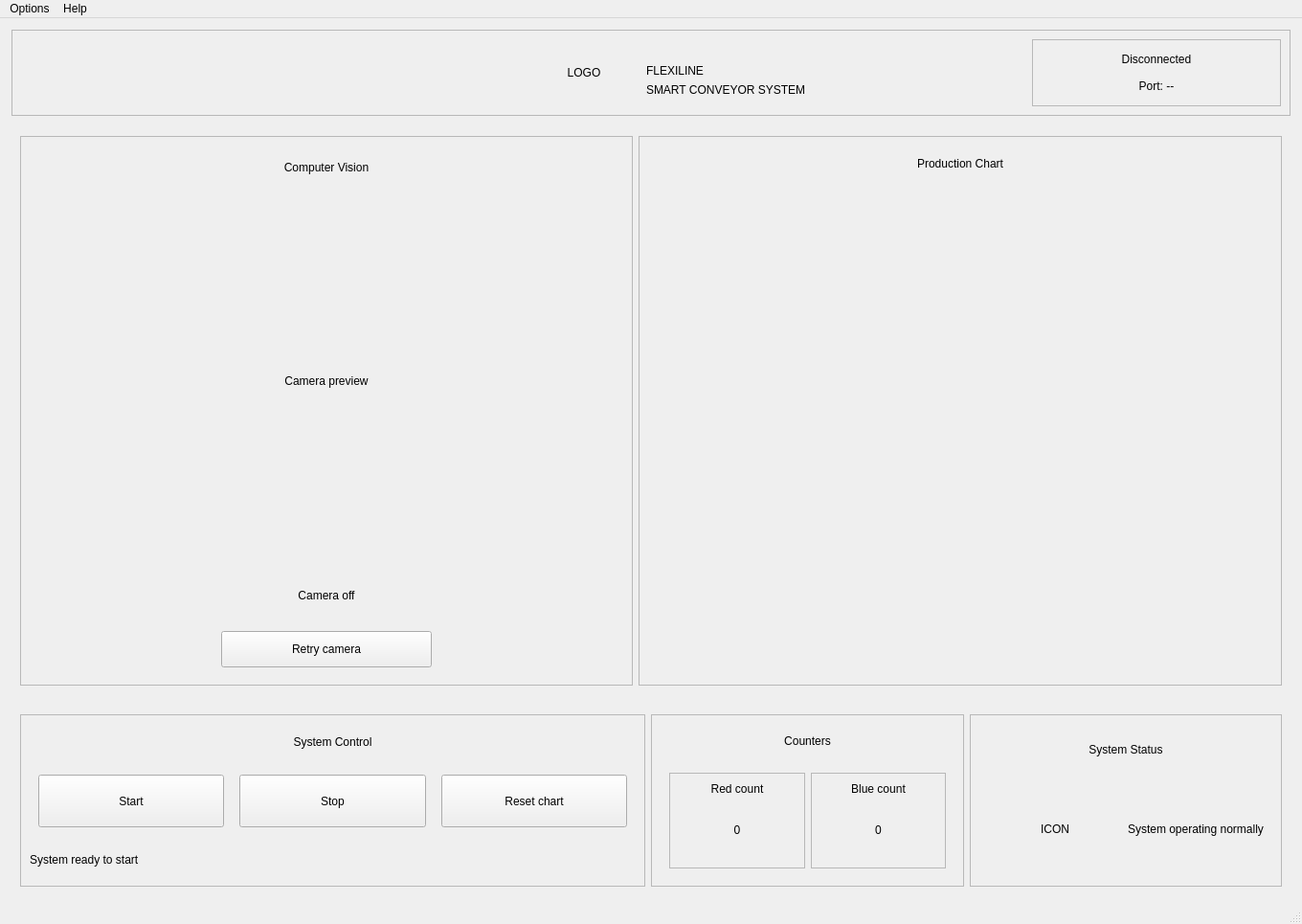
<?xml version="1.0" encoding="UTF-8"?>
<ui version="4.0">
 <class>MainWindow</class>
 <widget class="QMainWindow" name="MainWindow">
  <property name="geometry">
   <rect>
    <x>0</x>
    <y>0</y>
    <width>1330</width>
    <height>965</height>
   </rect>
  </property>
  <property name="windowTitle">
   <string>FlexiLine</string>
  </property>
  <property name="styleSheet">
   <string notr="true"/>
  </property>
  <widget class="QWidget" name="centralwidget">
   <layout class="QVBoxLayout" name="verticalLayout">
    <property name="spacing">
     <number>12</number>
    </property>
    <property name="leftMargin">
     <number>12</number>
    </property>
    <property name="topMargin">
     <number>12</number>
    </property>
    <property name="rightMargin">
     <number>12</number>
    </property>
    <property name="bottomMargin">
     <number>8</number>
    </property>
    <item>
     <widget class="QFrame" name="header_frame">
      <property name="minimumSize">
       <size>
        <width>0</width>
        <height>90</height>
       </size>
      </property>
      <property name="maximumSize">
       <size>
        <width>16777215</width>
        <height>110</height>
       </size>
      </property>
      <property name="frameShape">
       <enum>QFrame::Shape::StyledPanel</enum>
      </property>
      <property name="frameShadow">
       <enum>QFrame::Shadow::Raised</enum>
      </property>
      <layout class="QHBoxLayout" name="horizontalLayout">
       <item>
        <widget class="QWidget" name="header_left_spacer_widget" native="true">
         <property name="minimumSize">
          <size>
           <width>160</width>
           <height>0</height>
          </size>
         </property>
        </widget>
       </item>
       <item>
        <widget class="QWidget" name="header_title_widget" native="true">
         <layout class="QHBoxLayout" name="horizontalLayout_2">
          <property name="leftMargin">
           <number>10</number>
          </property>
          <property name="topMargin">
           <number>0</number>
          </property>
          <property name="rightMargin">
           <number>0</number>
          </property>
          <property name="bottomMargin">
           <number>0</number>
          </property>
          <item>
           <widget class="QLabel" name="logo_label">
            <property name="minimumSize">
             <size>
              <width>100</width>
              <height>70</height>
             </size>
            </property>
            <property name="maximumSize">
             <size>
              <width>100</width>
              <height>90</height>
             </size>
            </property>
            <property name="text">
             <string>LOGO</string>
            </property>
            <property name="alignment">
             <set>Qt::AlignmentFlag::AlignCenter</set>
            </property>
           </widget>
          </item>
          <item>
           <widget class="QWidget" name="title_text_widget" native="true">
            <property name="sizePolicy">
             <sizepolicy hsizetype="Preferred" vsizetype="Preferred">
              <horstretch>0</horstretch>
              <verstretch>0</verstretch>
             </sizepolicy>
            </property>
            <property name="minimumSize">
             <size>
              <width>260</width>
              <height>40</height>
             </size>
            </property>
            <layout class="QVBoxLayout" name="verticalLayout_2">
             <item>
              <widget class="QLabel" name="app_title_label">
               <property name="sizePolicy">
                <sizepolicy hsizetype="Preferred" vsizetype="Preferred">
                 <horstretch>0</horstretch>
                 <verstretch>0</verstretch>
                </sizepolicy>
               </property>
               <property name="minimumSize">
                <size>
                 <width>0</width>
                 <height>0</height>
                </size>
               </property>
               <property name="frameShape">
                <enum>QFrame::Shape::NoFrame</enum>
               </property>
               <property name="text">
                <string>FLEXILINE</string>
               </property>
               <property name="alignment">
                <set>Qt::AlignmentFlag::AlignBottom|Qt::AlignmentFlag::AlignLeading|Qt::AlignmentFlag::AlignLeft</set>
               </property>
              </widget>
             </item>
             <item>
              <widget class="QLabel" name="app_subtitle_label">
               <property name="maximumSize">
                <size>
                 <width>16777215</width>
                 <height>15</height>
                </size>
               </property>
               <property name="text">
                <string>SMART CONVEYOR SYSTEM</string>
               </property>
               <property name="alignment">
                <set>Qt::AlignmentFlag::AlignLeading|Qt::AlignmentFlag::AlignLeft|Qt::AlignmentFlag::AlignTop</set>
               </property>
              </widget>
             </item>
            </layout>
           </widget>
          </item>
         </layout>
        </widget>
       </item>
       <item>
        <widget class="QFrame" name="connection_status_frame">
         <property name="minimumSize">
          <size>
           <width>210</width>
           <height>70</height>
          </size>
         </property>
         <property name="maximumSize">
          <size>
           <width>260</width>
           <height>80</height>
          </size>
         </property>
         <property name="frameShape">
          <enum>QFrame::Shape::StyledPanel</enum>
         </property>
         <property name="frameShadow">
          <enum>QFrame::Shadow::Raised</enum>
         </property>
         <layout class="QVBoxLayout" name="verticalLayout_3">
          <item>
           <widget class="QLabel" name="connection_status_label">
            <property name="text">
             <string>Disconnected</string>
            </property>
            <property name="alignment">
             <set>Qt::AlignmentFlag::AlignCenter</set>
            </property>
           </widget>
          </item>
          <item>
           <widget class="QLabel" name="connection_port_label">
            <property name="text">
             <string>Port: --</string>
            </property>
            <property name="alignment">
             <set>Qt::AlignmentFlag::AlignCenter</set>
            </property>
           </widget>
          </item>
         </layout>
         <zorder>connection_port_label</zorder>
         <zorder>connection_status_label</zorder>
        </widget>
       </item>
      </layout>
     </widget>
    </item>
    <item>
     <widget class="QWidget" name="main_content_widget" native="true">
      <property name="autoFillBackground">
       <bool>false</bool>
      </property>
      <layout class="QGridLayout" name="gridLayout" columnstretch="4,7">
       <item row="0" column="1">
        <widget class="QFrame" name="chart_card">
         <property name="sizePolicy">
          <sizepolicy hsizetype="Expanding" vsizetype="Expanding">
           <horstretch>0</horstretch>
           <verstretch>0</verstretch>
          </sizepolicy>
         </property>
         <property name="frameShape">
          <enum>QFrame::Shape::StyledPanel</enum>
         </property>
         <property name="frameShadow">
          <enum>QFrame::Shadow::Raised</enum>
         </property>
         <layout class="QVBoxLayout" name="verticalLayout_5">
          <property name="spacing">
           <number>8</number>
          </property>
          <property name="leftMargin">
           <number>10</number>
          </property>
          <property name="topMargin">
           <number>10</number>
          </property>
          <property name="rightMargin">
           <number>10</number>
          </property>
          <property name="bottomMargin">
           <number>10</number>
          </property>
          <item>
           <widget class="QLabel" name="chart_title_label">
            <property name="sizePolicy">
             <sizepolicy hsizetype="Preferred" vsizetype="Preferred">
              <horstretch>0</horstretch>
              <verstretch>0</verstretch>
             </sizepolicy>
            </property>
            <property name="minimumSize">
             <size>
              <width>0</width>
              <height>35</height>
             </size>
            </property>
            <property name="maximumSize">
             <size>
              <width>16777215</width>
              <height>45</height>
             </size>
            </property>
            <property name="text">
             <string>Production Chart</string>
            </property>
            <property name="alignment">
             <set>Qt::AlignmentFlag::AlignCenter</set>
            </property>
           </widget>
          </item>
          <item>
           <widget class="QWidget" name="chart_container" native="true">
            <property name="sizePolicy">
             <sizepolicy hsizetype="Expanding" vsizetype="Expanding">
              <horstretch>0</horstretch>
              <verstretch>0</verstretch>
             </sizepolicy>
            </property>
            <property name="minimumSize">
             <size>
              <width>650</width>
              <height>320</height>
             </size>
            </property>
           </widget>
          </item>
         </layout>
        </widget>
       </item>
       <item row="0" column="0">
        <widget class="QFrame" name="camera_card">
         <property name="minimumSize">
          <size>
           <width>640</width>
           <height>480</height>
          </size>
         </property>
         <property name="frameShape">
          <enum>QFrame::Shape::StyledPanel</enum>
         </property>
         <property name="frameShadow">
          <enum>QFrame::Shadow::Raised</enum>
         </property>
         <layout class="QVBoxLayout" name="verticalLayout_4">
          <item>
           <widget class="QLabel" name="camera_title_label">
            <property name="minimumSize">
             <size>
              <width>0</width>
              <height>35</height>
             </size>
            </property>
            <property name="maximumSize">
             <size>
              <width>16777215</width>
              <height>45</height>
             </size>
            </property>
            <property name="text">
             <string>Computer Vision</string>
            </property>
            <property name="alignment">
             <set>Qt::AlignmentFlag::AlignCenter</set>
            </property>
           </widget>
          </item>
          <item>
           <widget class="QWidget" name="camera_preview_container" native="true">
            <property name="sizePolicy">
             <sizepolicy hsizetype="Preferred" vsizetype="Preferred">
              <horstretch>0</horstretch>
              <verstretch>0</verstretch>
             </sizepolicy>
            </property>
            <property name="minimumSize">
             <size>
              <width>520</width>
              <height>390</height>
             </size>
            </property>
            <layout class="QHBoxLayout" name="horizontalLayout_4">
             <item>
              <widget class="QLabel" name="camera_label">
               <property name="sizePolicy">
                <sizepolicy hsizetype="Preferred" vsizetype="Preferred">
                 <horstretch>0</horstretch>
                 <verstretch>0</verstretch>
                </sizepolicy>
               </property>
               <property name="minimumSize">
                <size>
                 <width>320</width>
                 <height>240</height>
                </size>
               </property>
               <property name="maximumSize">
                <size>
                 <width>16777215</width>
                 <height>16777215</height>
                </size>
               </property>
               <property name="frameShape">
                <enum>QFrame::Shape::NoFrame</enum>
               </property>
               <property name="text">
                <string>Camera preview</string>
               </property>
               <property name="alignment">
                <set>Qt::AlignmentFlag::AlignCenter</set>
               </property>
              </widget>
             </item>
            </layout>
           </widget>
          </item>
          <item>
           <widget class="QLabel" name="camera_status_label">
            <property name="minimumSize">
             <size>
              <width>0</width>
              <height>40</height>
             </size>
            </property>
            <property name="text">
             <string>Camera off</string>
            </property>
            <property name="alignment">
             <set>Qt::AlignmentFlag::AlignCenter</set>
            </property>
           </widget>
          </item>
          <item>
           <widget class="QWidget" name="retry_button_container" native="true">
            <layout class="QHBoxLayout" name="horizontalLayout_3">
             <item>
              <widget class="QPushButton" name="retry_camera_button">
               <property name="minimumSize">
                <size>
                 <width>0</width>
                 <height>38</height>
                </size>
               </property>
               <property name="maximumSize">
                <size>
                 <width>220</width>
                 <height>16777215</height>
                </size>
               </property>
               <property name="text">
                <string>Retry camera</string>
               </property>
              </widget>
             </item>
            </layout>
           </widget>
          </item>
         </layout>
         <zorder>camera_status_label</zorder>
         <zorder>retry_button_container</zorder>
         <zorder>camera_preview_container</zorder>
         <zorder>camera_title_label</zorder>
        </widget>
       </item>
      </layout>
     </widget>
    </item>
    <item>
     <widget class="QWidget" name="bottom_content_widget" native="true">
      <layout class="QGridLayout" name="gridLayout_2" columnstretch="4,2,2">
       <item row="0" column="0">
        <widget class="QFrame" name="controls_card">
         <property name="sizePolicy">
          <sizepolicy hsizetype="Preferred" vsizetype="Preferred">
           <horstretch>0</horstretch>
           <verstretch>0</verstretch>
          </sizepolicy>
         </property>
         <property name="minimumSize">
          <size>
           <width>0</width>
           <height>180</height>
          </size>
         </property>
         <property name="maximumSize">
          <size>
           <width>680</width>
           <height>16777215</height>
          </size>
         </property>
         <property name="frameShape">
          <enum>QFrame::Shape::StyledPanel</enum>
         </property>
         <property name="frameShadow">
          <enum>QFrame::Shadow::Raised</enum>
         </property>
         <layout class="QVBoxLayout" name="verticalLayout_6">
          <item>
           <widget class="QLabel" name="controls_title_label">
            <property name="text">
             <string>System Control</string>
            </property>
            <property name="alignment">
             <set>Qt::AlignmentFlag::AlignCenter</set>
            </property>
           </widget>
          </item>
          <item>
           <widget class="QWidget" name="control_buttons_container" native="true">
            <property name="minimumSize">
             <size>
              <width>0</width>
              <height>70</height>
             </size>
            </property>
            <layout class="QHBoxLayout" name="horizontalLayout_5">
             <property name="spacing">
              <number>16</number>
             </property>
             <item>
              <widget class="QPushButton" name="start_button">
               <property name="minimumSize">
                <size>
                 <width>150</width>
                 <height>55</height>
                </size>
               </property>
               <property name="text">
                <string>Start</string>
               </property>
              </widget>
             </item>
             <item>
              <widget class="QPushButton" name="stop_button">
               <property name="minimumSize">
                <size>
                 <width>150</width>
                 <height>55</height>
                </size>
               </property>
               <property name="text">
                <string>Stop</string>
               </property>
              </widget>
             </item>
             <item>
              <widget class="QPushButton" name="reset_chart_button">
               <property name="minimumSize">
                <size>
                 <width>150</width>
                 <height>55</height>
                </size>
               </property>
               <property name="text">
                <string>Reset chart</string>
               </property>
              </widget>
             </item>
            </layout>
           </widget>
          </item>
          <item>
           <widget class="QLabel" name="system_message_label">
            <property name="minimumSize">
             <size>
              <width>0</width>
              <height>34</height>
             </size>
            </property>
            <property name="text">
             <string>System ready to start</string>
            </property>
            <property name="alignment">
             <set>Qt::AlignmentFlag::AlignLeading|Qt::AlignmentFlag::AlignLeft|Qt::AlignmentFlag::AlignVCenter</set>
            </property>
           </widget>
          </item>
         </layout>
        </widget>
       </item>
       <item row="0" column="1">
        <widget class="QFrame" name="counters_card">
         <property name="minimumSize">
          <size>
           <width>0</width>
           <height>180</height>
          </size>
         </property>
         <property name="frameShape">
          <enum>QFrame::Shape::StyledPanel</enum>
         </property>
         <property name="frameShadow">
          <enum>QFrame::Shadow::Raised</enum>
         </property>
         <layout class="QVBoxLayout" name="verticalLayout_7">
          <item>
           <widget class="QLabel" name="counters_title_label">
            <property name="minimumSize">
             <size>
              <width>0</width>
              <height>32</height>
             </size>
            </property>
            <property name="text">
             <string>Counters</string>
            </property>
            <property name="alignment">
             <set>Qt::AlignmentFlag::AlignCenter</set>
            </property>
           </widget>
          </item>
          <item>
           <widget class="QWidget" name="counters_container" native="true">
            <layout class="QHBoxLayout" name="horizontalLayout_6">
             <item>
              <widget class="QFrame" name="red_counter_frame">
               <property name="frameShape">
                <enum>QFrame::Shape::StyledPanel</enum>
               </property>
               <property name="frameShadow">
                <enum>QFrame::Shadow::Raised</enum>
               </property>
               <layout class="QVBoxLayout" name="verticalLayout_8">
                <item>
                 <widget class="QLabel" name="red_counter_title_label">
                  <property name="text">
                   <string>Red count</string>
                  </property>
                  <property name="alignment">
                   <set>Qt::AlignmentFlag::AlignCenter</set>
                  </property>
                 </widget>
                </item>
                <item>
                 <widget class="QLabel" name="red_counter_value_label">
                  <property name="minimumSize">
                   <size>
                    <width>0</width>
                    <height>60</height>
                   </size>
                  </property>
                  <property name="text">
                   <string>0</string>
                  </property>
                  <property name="alignment">
                   <set>Qt::AlignmentFlag::AlignCenter</set>
                  </property>
                 </widget>
                </item>
               </layout>
              </widget>
             </item>
             <item>
              <widget class="QFrame" name="blue_counter_frame">
               <property name="frameShape">
                <enum>QFrame::Shape::StyledPanel</enum>
               </property>
               <property name="frameShadow">
                <enum>QFrame::Shadow::Raised</enum>
               </property>
               <layout class="QVBoxLayout" name="verticalLayout_9">
                <item>
                 <widget class="QLabel" name="blue_counter_title_label">
                  <property name="text">
                   <string>Blue count</string>
                  </property>
                  <property name="alignment">
                   <set>Qt::AlignmentFlag::AlignCenter</set>
                  </property>
                 </widget>
                </item>
                <item>
                 <widget class="QLabel" name="blue_counter_value_label">
                  <property name="minimumSize">
                   <size>
                    <width>0</width>
                    <height>60</height>
                   </size>
                  </property>
                  <property name="text">
                   <string>0</string>
                  </property>
                  <property name="alignment">
                   <set>Qt::AlignmentFlag::AlignCenter</set>
                  </property>
                 </widget>
                </item>
               </layout>
              </widget>
             </item>
            </layout>
           </widget>
          </item>
         </layout>
        </widget>
       </item>
       <item row="0" column="2">
        <widget class="QFrame" name="system_status_card">
         <property name="minimumSize">
          <size>
           <width>0</width>
           <height>180</height>
          </size>
         </property>
         <property name="frameShape">
          <enum>QFrame::Shape::StyledPanel</enum>
         </property>
         <property name="frameShadow">
          <enum>QFrame::Shadow::Raised</enum>
         </property>
         <layout class="QVBoxLayout" name="verticalLayout_10">
          <item>
           <widget class="QLabel" name="system_status_title_label">
            <property name="minimumSize">
             <size>
              <width>0</width>
              <height>32</height>
             </size>
            </property>
            <property name="text">
             <string>System Status</string>
            </property>
            <property name="alignment">
             <set>Qt::AlignmentFlag::AlignCenter</set>
            </property>
           </widget>
          </item>
          <item>
           <widget class="QWidget" name="system_health_container" native="true">
            <property name="minimumSize">
             <size>
              <width>0</width>
              <height>100</height>
             </size>
            </property>
            <layout class="QHBoxLayout" name="horizontalLayout_7">
             <item>
              <widget class="QLabel" name="system_health_icon_label">
               <property name="minimumSize">
                <size>
                 <width>120</width>
                 <height>0</height>
                </size>
               </property>
               <property name="text">
                <string>ICON</string>
               </property>
               <property name="alignment">
                <set>Qt::AlignmentFlag::AlignCenter</set>
               </property>
              </widget>
             </item>
             <item>
              <widget class="QLabel" name="system_health_text_label">
               <property name="text">
                <string>System operating normally</string>
               </property>
              </widget>
             </item>
            </layout>
           </widget>
          </item>
         </layout>
        </widget>
       </item>
      </layout>
     </widget>
    </item>
   </layout>
  </widget>
  <widget class="QMenuBar" name="menubar">
   <property name="geometry">
    <rect>
     <x>0</x>
     <y>0</y>
     <width>1330</width>
     <height>33</height>
    </rect>
   </property>
   <widget class="QMenu" name="menu_options">
    <property name="title">
     <string>Options</string>
    </property>
    <addaction name="actionPorts"/>
   </widget>
   <widget class="QMenu" name="menu_help">
    <property name="title">
     <string>Help</string>
    </property>
   </widget>
   <addaction name="menu_options"/>
   <addaction name="menu_help"/>
  </widget>
  <widget class="QStatusBar" name="status_bar"/>
  <action name="actionPorts">
   <property name="text">
    <string>Ports</string>
   </property>
  </action>
 </widget>
 <resources/>
 <connections/>
</ui>
